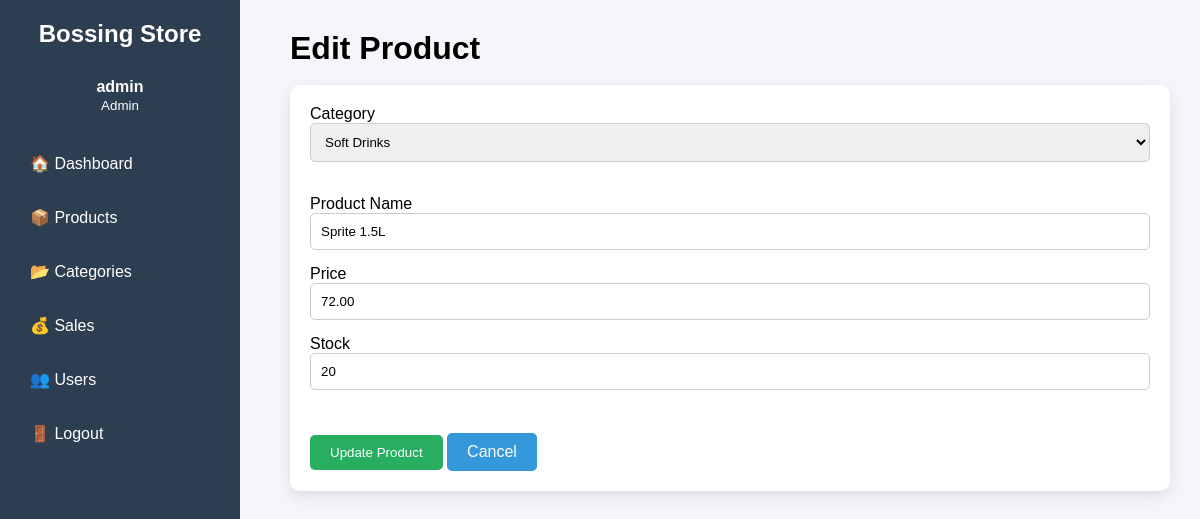
The page /edit_product.php?id=2 (signed in) on the database its author committed.
### tables this page shows
CREATE TABLE `products` (
  `id` int(11) NOT NULL,
  `category_id` int(11) NOT NULL,
  `product_name` varchar(150) NOT NULL,
  `price` decimal(10,2) NOT NULL,
  `stock` int(11) NOT NULL
);

CREATE TABLE `categories` (
  `id` int(11) NOT NULL,
  `category_name` varchar(100) NOT NULL
);

### edit_product.php (the view, shortened to what this page needs)
<?php
include 'config.php';
$id = intval($_GET['id']);
$productQuery = $conn->prepare("
SELECT *
FROM products
WHERE id = ?
");
$productQuery->bind_param("i", $id);
$productQuery->execute();
$product = $productQuery->get_result()->fetch_assoc();
$categories = mysqli_query($conn, "
SELECT *
FROM categories
ORDER BY category_name ASC
");
?>
<!DOCTYPE html>
<html>
<head>
<link rel="stylesheet" href="style.css">
</head>
<body>
<?php include 'navbar.php'; ?>
<div class="main-content">
<h1>Edit Product</h1>
<br>
<div class="form-container">
<form method="POST">
<label>Category</label>
<select name="category" required>
<?php
while($row=mysqli_fetch_assoc($categories))
{
?>
<option
value="<?php echo $row['id']; ?>"
<?php
if($row['id']==$product['category_id'])
{
    echo "selected";
}
?>
>
<?php echo $row['category_name']; ?>
</option>
<?php
}
?>
</select>
<br><br>
<label>Product Name</label>
<input
type="text"
name="product"
value="<?php echo htmlspecialchars($product['product_name']); ?>"
required>
<br>
<label>Price</label>
<input
type="number"
step="0.01"
name="price"
value="<?php echo $product['price']; ?>"
required>
<br>
<label>Stock</label>
<input
type="number"
name="stock"
value="<?php echo $product['stock']; ?>"
required>
<br><br>
<button
type="submit"
name="update">
Update Product
</button>
<a
href="products.php"
class="button">
Cancel
</a>
</form>
</div>
</div>
</body>
</html>

### style.css (style rules this page uses)
* { margin:0; padding:0; box-sizing:border-box; font-family:Arial, Helvetica, sans-serif; }
body { background:#f4f6f9; }
.main-content { margin-left:260px; padding:30px; }
.button { display:inline-block; padding:10px 20px; background:#3498db; color:white; text-decoration:none; border-radius:5px; margin-right:10px; margin-top:10px; }
.form-container { background:white; padding:20px; border-radius:10px; box-shadow:0 5px 15px rgba(0,0,0,.1); }
.form-container input, .form-container select { width:100%; padding:10px; margin-bottom:15px; border:1px solid #ccc; border-radius:5px; }
.form-container button { background:#27ae60; color:white; border:none; padding:10px 20px; cursor:pointer; border-radius:5px; }

### rows shown on the page
products: category "Soft Drinks", product "Sprite 1.5L", price "72.00", stock "20"

### other values the page prints
$_SESSION['username'] "admin"
$_SESSION['role'] "Admin"
